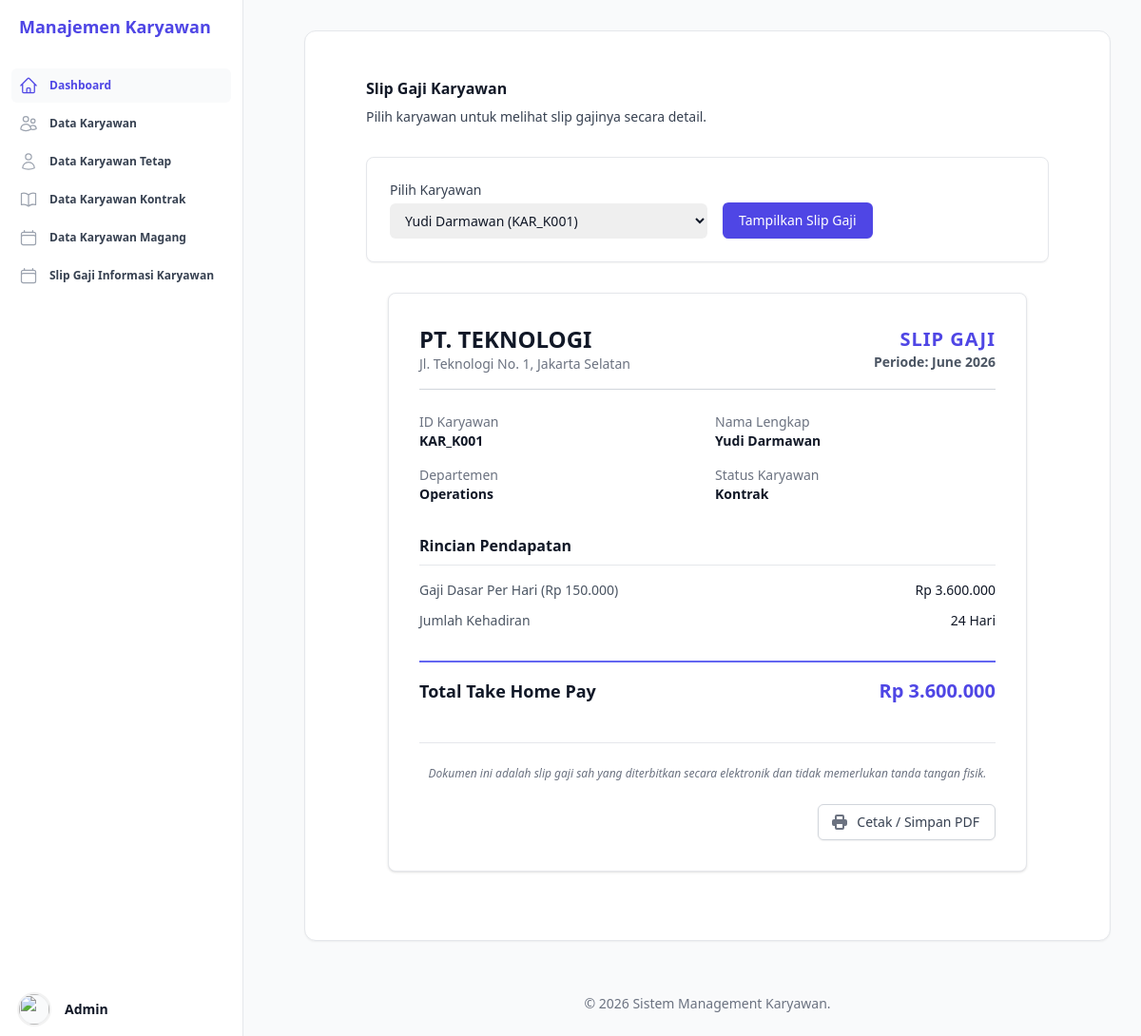
The page /Views/SlipGajiInformasiKaryawan.php?id=KAR_K001 on the database its author committed.
### tables this page shows
CREATE TABLE `tabel_karyawan` (
  `id_karyawan` varchar(10) NOT NULL,
  `nama_karyawan` varchar(255) NOT NULL,
  `departemen` varchar(100) NOT NULL,
  `hari_kerja_masuk` int NOT NULL,
  `gaji_dasar_per_hari` int NOT NULL,
  `jenis_karyawan` enum('Kontrak','Tetap','Magang') NOT NULL,
  `durasi_kontrak_bulan` int DEFAULT NULL,
  `agensi_penyalur` varchar(150) DEFAULT NULL,
  `tunjangan_kesehatan` int DEFAULT NULL,
  `opsi_saham_id` varchar(50) DEFAULT NULL,
  `uang_saku_bulanan` int DEFAULT NULL,
  `sertifikat_kampus_merdeka` varchar(150) DEFAULT NULL
);

### Database/Koneksi.php (called while the page is built, shortened)
<?php
class Database {
    private $host = "localhost";
    private $username = "root";
    private $password = "";
    private $dbname = "db_uas_pbo_trpl1b_aditkurniadi";
    public function __construct() {
        $this->koneksi = mysqli_connect($this->host, $this->username, $this->password, $this->dbname);
    }
}

### Service/Karyawan.php (called while the page is built, shortened)
<?php
abstract class Karyawan {
    public function __construct($id_karyawan, $nama_karyawan, $departemen, $hari_kerja_masuk, $gaji_dasar_per_hari, $jenis_karyawan) {
        $this->hari_kerja_masuk = $hari_kerja_masuk;
        $this->gaji_dasar_per_hari = $gaji_dasar_per_hari;
    }
}

### Service/KaryawanKontrak.php (called while the page is built, shortened)
<?php
require_once 'Karyawan.php';
class KaryawanKontrak extends Karyawan{
    public function hitungGajiBersih() {
        return $this->hari_kerja_masuk * $this->gaji_dasar_per_hari;
    }
}

### Views/SlipGajiInformasiKaryawan.php (the view, shortened to what this page needs)
<?php
require_once __DIR__ . '/../Database/Koneksi.php';
require_once __DIR__ . '/../Service/KaryawanKontrak.php';
$db = new Database();
$id_karyawan = $_GET['id'] ?? null;
$karyawan_data = null;
$karyawan_obj = null;
$gaji_bersih = 0;
if ($id_karyawan) {
    $sql = "SELECT * FROM tabel_karyawan WHERE id_karyawan = '" . $db->koneksi->real_escape_string($id_karyawan) . "'";
    $result = $db->koneksi->query($sql);
    if ($result && $result->num_rows > 0) {
        $karyawan_data = $result->fetch_assoc();
        if ($karyawan_data['jenis_karyawan'] === 'Tetap') {
            $karyawan_obj = new KaryawanTetap(
                $karyawan_data['id_karyawan'],
                $karyawan_data['nama_karyawan'],
                $karyawan_data['departemen'],
                $karyawan_data['hari_kerja_masuk'],
                $karyawan_data['gaji_dasar_per_hari'],
                $karyawan_data['jenis_karyawan'],
                $karyawan_data['tunjangan_kesehatan'] ?? 0,
                $karyawan_data['opsi_saham_id'] ?? ''
            );
            $gaji_bersih = $karyawan_obj->hitungGajiBersih();
        } elseif ($karyawan_data['jenis_karyawan'] === 'Kontrak') {
            $karyawan_obj = new KaryawanKontrak(
                $karyawan_data['id_karyawan'],
                $karyawan_data['nama_karyawan'],
                $karyawan_data['departemen'],
                $karyawan_data['hari_kerja_masuk'],
                $karyawan_data['gaji_dasar_per_hari'],
                $karyawan_data['jenis_karyawan'],
                $karyawan_data['durasi_kontrak_bulan'] ?? 0,
                $karyawan_data['agensi_penyalur'] ?? ''
            );
            $gaji_bersih = $karyawan_obj->hitungGajiBersih();
        }
    } else {
        $error_message = "Data karyawan tidak ditemukan.";
    }
}
$sql_all = "SELECT id_karyawan, nama_karyawan FROM tabel_karyawan ORDER BY nama_karyawan ASC";
$result_all = $db->koneksi->query($sql_all);
$list_karyawan = [];
if ($result_all) {
    while ($row = $result_all->fetch_assoc()) {
        $list_karyawan[] = $row;
    }
}
?>
<div class="px-4 sm:px-6 lg:px-8 mt-4">
    <div class="sm:flex sm:items-center mb-8">
        <div class="sm:flex-auto">
            <h1 class="text-base font-semibold text-gray-900 dark:text-white">Slip Gaji Karyawan</h1>
            <p class="mt-2 text-sm text-gray-700 dark:text-gray-300">Pilih karyawan untuk melihat slip gajinya secara
                detail.</p>
        </div>
    </div>
    <div class="bg-white dark:bg-gray-800 p-6 rounded-lg shadow-sm border border-gray-200 dark:border-gray-700 mb-8">
        <form method="GET" action="SlipGajiInformasiKaryawan.php" class="flex flex-col sm:flex-row gap-4 items-end">
            <div class="w-full sm:w-1/2">
                <label for="id" class="block text-sm font-medium text-gray-700 dark:text-gray-300 mb-1">Pilih
                    Karyawan</label>
                <select id="id" name="id"
                    class="mt-1 block w-full rounded-md border-gray-300 py-2 pl-3 pr-10 text-base focus:border-indigo-500 focus:outline-none focus:ring-indigo-500 sm:text-sm dark:bg-gray-700 dark:border-gray-600 dark:text-white"
                    required>
                    <?php foreach ($list_karyawan as $karyawan) : ?>
                    <option value="<?php echo htmlspecialchars($karyawan['id_karyawan']); ?>"
                        <?php echo ($id_karyawan == $karyawan['id_karyawan']) ? 'selected' : ''; ?>>
                        <?php echo htmlspecialchars($karyawan['nama_karyawan']) . ' (' . htmlspecialchars($karyawan['id_karyawan']) . ')'; ?>
                    </option>
                    <?php endforeach; ?>
                </select>
            </div>
            <button type="submit"
                class="inline-flex items-center justify-center rounded-md border border-transparent bg-indigo-600 px-4 py-2 text-sm font-medium text-white shadow-sm hover:bg-indigo-700 focus:outline-none focus:ring-2 focus:ring-indigo-500 focus:ring-offset-2 w-full sm:w-auto">
                Tampilkan Slip Gaji
            </button>
        </form>
    </div>
    <?php if ($karyawan_data && $karyawan_obj) : ?>
    <div
        class="max-w-2xl mx-auto bg-white dark:bg-gray-900 border border-gray-200 dark:border-gray-700 rounded-lg shadow p-8 mb-10">
        <div
            class="border-b border-gray-300 dark:border-gray-700 pb-4 mb-6 flex flex-col sm:flex-row justify-between items-start sm:items-center">
            <div>
                <h2 class="text-2xl font-bold text-gray-900 dark:text-white uppercase">PT. Teknologi</h2>
                <p class="text-sm text-gray-500 dark:text-gray-400">Jl. Teknologi No. 1, Jakarta Selatan</p>
            </div>
            <div class="mt-4 sm:mt-0 text-left sm:text-right">
                <h1 class="text-xl font-bold text-indigo-600 dark:text-indigo-400 uppercase tracking-wider">Slip Gaji
                </h1>
                <p class="text-sm font-semibold text-gray-600 dark:text-gray-300">Periode: <?php echo date('F Y'); ?>
                </p>
            </div>
        </div>
        <div class="grid grid-cols-1 sm:grid-cols-2 gap-4 mb-8 text-sm">
            <div>
                <p class="text-gray-500 dark:text-gray-400">ID Karyawan</p>
                <p class="font-semibold text-gray-900 dark:text-white">
                    <?php echo htmlspecialchars($karyawan_data['id_karyawan']); ?></p>
            </div>
            <div>
                <p class="text-gray-500 dark:text-gray-400">Nama Lengkap</p>
                <p class="font-semibold text-gray-900 dark:text-white">
                    <?php echo htmlspecialchars($karyawan_data['nama_karyawan']); ?></p>
            </div>
            <div>
                <p class="text-gray-500 dark:text-gray-400">Departemen</p>
                <p class="font-semibold text-gray-900 dark:text-white">
                    <?php echo htmlspecialchars($karyawan_data['departemen']); ?></p>
            </div>
            <div>
                <p class="text-gray-500 dark:text-gray-400">Status Karyawan</p>
                <p class="font-semibold text-gray-900 dark:text-white">
                    <?php echo htmlspecialchars($karyawan_data['jenis_karyawan']); ?></p>
            </div>
        </div>
        <div class="mb-8">
            <h3
                class="text-md font-bold text-gray-900 dark:text-white border-b border-gray-200 dark:border-gray-700 pb-2 mb-4">
                Rincian Pendapatan</h3>
            <div class="space-y-3 text-sm">
                <div class="flex justify-between items-center">
                    <p class="text-gray-600 dark:text-gray-300">Gaji Dasar Per Hari (Rp
                        <?php echo number_format($karyawan_data['gaji_dasar_per_hari'], 0, ',', '.'); ?>)</p>
                    <p class="font-medium text-gray-900 dark:text-white">Rp
                        <?php echo number_format($karyawan_data['gaji_dasar_per_hari'] * $karyawan_data['hari_kerja_masuk'], 0, ',', '.'); ?>
                    </p>
                </div>
                <div class="flex justify-between items-center">
                    <p class="text-gray-600 dark:text-gray-300">Jumlah Kehadiran</p>
                    <p class="font-medium text-gray-900 dark:text-white">
                        <?php echo $karyawan_data['hari_kerja_masuk']; ?> Hari</p>
                </div>
            </div>
        </div>
        <div class="border-t-2 border-indigo-500 pt-4 mt-6">
            <div class="flex justify-between items-center">
                <h3 class="text-lg font-bold text-gray-900 dark:text-white">Total Take Home Pay</h3>
                <h3 class="text-xl font-bold text-indigo-600 dark:text-indigo-400">Rp
                    <?php echo number_format($gaji_bersih, 0, ',', '.'); ?></h3>
            </div>
        </div>
        <div class="mt-10 pt-6 border-t border-gray-200 dark:border-gray-700 text-center">
            <p class="text-xs text-gray-500 dark:text-gray-400 italic">Dokumen ini adalah slip gaji sah yang diterbitkan
                secara elektronik dan tidak memerlukan tanda tangan fisik.</p>
        </div>
        <div class="mt-6 flex justify-end">
            <button onclick="window.print()"
                class="inline-flex items-center rounded-md border border-gray-300 bg-white px-4 py-2 text-sm font-medium text-gray-700 shadow-sm hover:bg-gray-50 focus:outline-none focus:ring-2 focus:ring-indigo-500 focus:ring-offset-2 dark:bg-gray-800 dark:text-gray-300 dark:border-gray-600 dark:hover:bg-gray-700">
                <svg class="-ml-1 mr-2 h-5 w-5 text-gray-500 dark:text-gray-400" viewBox="0 0 20 20"
                    fill="currentColor">
                    <path fill-rule="evenodd"
                        d="M5 4v3H4a2 2 0 00-2 2v3a2 2 0 002 2h1v2a2 2 0 002 2h6a2 2 0 002-2v-2h1a2 2 0 002-2V9a2 2 0 00-2-2h-1V4a2 2 0 00-2-2H7a2 2 0 00-2 2zm8 0H7v3h6V4zm0 8H7v4h6v-4z"
                        clip-rule="evenodd" />
                </svg>
                Cetak / Simpan PDF
            </button>
        </div>
    </div>
    <?php endif; ?>
</div>
<?php
require_once __DIR__ . '/Layout.php';
?>

### rows shown on the page
tabel_karyawan: id_karyawan "KAR_K001", nama_karyawan "Yudi Darmawan", departemen "Operations", jenis_karyawan "Kontrak", gaji_dasar_per_hari "150.000", $karyawan_data['gaji_dasar_per_hari'] * $karyawan_data['hari_kerja_masuk'] "3.600.000", hari_kerja_masuk "24", gaji_bersih "3.600.000"

### other values the page prints
form field id "Yudi Darmawan (KAR_K001)"
